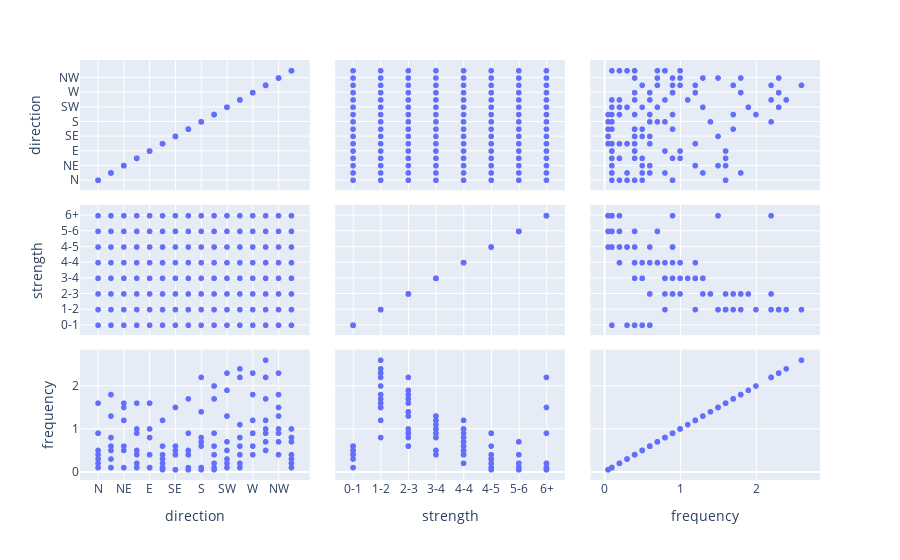

The notebook cell saved with this chart:
### Code cell
# Exploración inicial del dataset wind

# 1. Número de filas y columnas
print('Número de filas y columnas')
print(wind.shape)
print('---------------------------------------------------')
# 2. Nombres de las columnas
print('Nombres de las columnas')
print(wind.columns)
print('---------------------------------------------------')
# 3. Tipos de datos
print('Tipos de datos')
print(wind.dtypes)
print('---------------------------------------------------')
# 4. Valores nulos
print('Valores nulos')
print(wind.isnull().sum())
print('---------------------------------------------------')
# 5. Estadísticas básicas
print('Estadísticas básicas')
print(wind.describe())
print('---------------------------------------------------')
# 6. Visualización de los datos con plotly
print('Visualización de los datos con plotly')
fig = px.scatter_matrix(wind)
fig.show()

### Figure 1 — Plotly figure (JSON) as saved in the notebook; plotly's stock layout.template omitted (floating-point values rounded to 4 significant figures)
{"data": [{"dimensions": [{"axis": {"matches": true}, "label": "direction", "values": ["N", "NNE", "NE", "ENE", "E", "ESE", "SE", "SSE", "S", "SSW", "SW", "WSW", "W", "WNW", "NW", "NNW", "N", "NNE", "NE", "ENE", "E", "ESE", "SE", "SSE", "S", "SSW", "SW", "WSW", "W", "WNW", "NW", "NNW", "N", "NNE", "NE", "ENE", "E", "ESE", "SE", "SSE", "S", "SSW", "SW", "WSW", "W", "WNW", "NW", "NNW", "N", "NNE", "NE", "ENE", "E", "ESE", "SE", "SSE", "S", "SSW", "SW", "WSW", "W", "WNW", "NW", "NNW", "N", "NNE", "NE", "ENE", "E", "ESE", "SE", "SSE", "S", "SSW", "SW", "WSW", "W", "WNW", "NW", "NNW", "N", "NNE", "NE", "ENE", "E", "ESE", "SE", "SSE", "S", "SSW", "SW", "WSW", "W", "WNW", "NW", "NNW", "N", "NNE", "NE", "ENE", "E", "ESE", "SE", "SSE", "S", "SSW", "SW", "WSW", "W", "WNW", "NW", "NNW", "N", "NNE", "NE", "ENE", "E", "ESE", "SE", "SSE", "S", "SSW", "SW", "WSW", "W", "WNW", "NW", "NNW"]}, {"axis": {"matches": true}, "label": "strength", "values": ["0-1", "0-1", "0-1", "0-1", "0-1", "0-1", "0-1", "0-1", "0-1", "0-1", "0-1", "0-1", "0-1", "0-1", "0-1", "0-1", "1-2", "1-2", "1-2", "1-2", "1-2", "1-2", "1-2", "1-2", "1-2", "1-2", "1-2", "1-2", "1-2", "1-2", "1-2", "1-2", "2-3", "2-3", "2-3", "2-3", "2-3", "2-3", "2-3", "2-3", "2-3", "2-3", "2-3", "2-3", "2-3", "2-3", "2-3", "2-3", "3-4", "3-4", "3-4", "3-4", "3-4", "3-4", "3-4", "3-4", "3-4", "3-4", "3-4", "3-4", "3-4", "3-4", "3-4", "3-4", "4-4", "4-4", "4-4", "4-4", "4-4", "4-4", "4-4", "4-4", "4-4", "4-4", "4-4", "4-4", "4-4", "4-4", "4-4", "4-4", "4-5", "4-5", "4-5", "4-5", "4-5", "4-5", "4-5", "4-5", "4-5", "4-5", "4-5", "4-5", "4-5", "4-5", "4-5", "4-5", "5-6", "5-6", "5-6", "5-6", "5-6", "5-6", "5-6", "5-6", "5-6", "5-6", "5-6", "5-6", "5-6", "5-6", "5-6", "5-6", "6+", "6+", "6+", "6+", "6+", "6+", "6+", "6+", "6+", "6+", "6+", "6+", "6+", "6+", "6+", "6+"]}, {"axis": {"matches": true}, "label": "frequency", "values": [0.5, 0.6, 0.5, 0.4, 0.4, 0.3, 0.4, 0.4, 0.6, 0.4, 0.5, 0.6, 0.6, 0.5, 0.4, 0.1, 1.6, 1.8, 1.5, 1.6, 1.6, 1.2, 1.5, 1.7, 2.2, 2, 2.3, 2.4, 2.3, 2.6, 2.3, 0.8, 0.9, 1.3, 1.6, 0.9, 1, 0.6, 0.6, 0.9, 1.4, 1.7, 1.9, 2.2, 1.8, 1.7, 1.8, 0.8, 0.9, 0.8, 1.2, 1, 0.8, 0.4, 0.5, 0.5, 0.8, 0.9, 1.3, 1.1, 1.2, 1.2, 1.3, 1, 0.4, 0.5, 1.2, 0.5, 0.4, 0.2, 0.4, 0.4, 0.7, 0.6, 0.7, 0.8, 0.9, 1, 1, 0.7, 0.3, 0.3, 0.6, 0.2, 0.1, 0.1, 0.05, 0.1, 0.1, 0.2, 0.3, 0.4, 0.9, 0.9, 0.9, 0.3, 0.2, 0.1, 0.1, 0.1, 0.1, 0.1, 0.05, 0.05, 0.1, 0.05, 0.2, 0.2, 0.4, 0.7, 0.7, 0.4, 0.1, 0.1, 0.1, 0.1, 0.1, 0.05, 0.05, 0.05, 0.05, 0.1, 0.1, 0.1, 0.9, 2.2, 1.5, 0.2]}], "hovertemplate": "%{xaxis.title.text}=%{x}<br>%{yaxis.title.text}=%{y}<extra></extra>", "legendgroup": "", "marker": {"color": "#636efa", "symbol": "circle"}, "name": "", "showlegend": false, "type": "splom"}], "layout": {"dragmode": "select", "legend": {"tracegroupgap": 0}, "margin": {"t": 60}}}
